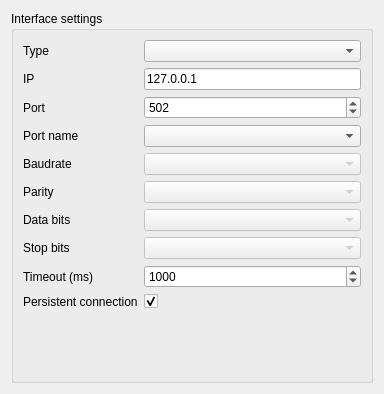
<?xml version="1.0" encoding="UTF-8"?>
<ui version="4.0">
 <class>ConnectionForm</class>
 <widget class="QWidget" name="ConnectionForm">
  <property name="geometry">
   <rect>
    <x>0</x>
    <y>0</y>
    <width>384</width>
    <height>394</height>
   </rect>
  </property>
  <property name="windowTitle">
   <string>Form</string>
  </property>
  <layout class="QVBoxLayout" name="verticalLayout">
   <item>
    <widget class="QGroupBox" name="groupBox">
     <property name="title">
      <string>Interface settings</string>
     </property>
     <layout class="QFormLayout" name="formLayout">
      <item row="0" column="1">
       <widget class="QComboBox" name="comboType"/>
      </item>
      <item row="1" column="0">
       <widget class="QLabel" name="label_5">
        <property name="text">
         <string>IP</string>
        </property>
       </widget>
      </item>
      <item row="1" column="1">
       <widget class="QLineEdit" name="lineIP">
        <property name="enabled">
         <bool>true</bool>
        </property>
        <property name="text">
         <string>127.0.0.1</string>
        </property>
       </widget>
      </item>
      <item row="2" column="0">
       <widget class="QLabel" name="label_6">
        <property name="text">
         <string>Port</string>
        </property>
       </widget>
      </item>
      <item row="2" column="1">
       <widget class="QSpinBox" name="spinPort">
        <property name="enabled">
         <bool>true</bool>
        </property>
        <property name="minimum">
         <number>1</number>
        </property>
        <property name="maximum">
         <number>65535</number>
        </property>
        <property name="value">
         <number>502</number>
        </property>
       </widget>
      </item>
      <item row="3" column="0">
       <widget class="QLabel" name="label_15">
        <property name="enabled">
         <bool>true</bool>
        </property>
        <property name="text">
         <string>Port name</string>
        </property>
       </widget>
      </item>
      <item row="4" column="0">
       <widget class="QLabel" name="label_16">
        <property name="text">
         <string>Baudrate</string>
        </property>
       </widget>
      </item>
      <item row="4" column="1">
       <widget class="QComboBox" name="comboBaud">
        <property name="enabled">
         <bool>false</bool>
        </property>
       </widget>
      </item>
      <item row="5" column="0">
       <widget class="QLabel" name="label_22">
        <property name="text">
         <string>Parity</string>
        </property>
       </widget>
      </item>
      <item row="5" column="1">
       <widget class="QComboBox" name="comboParity">
        <property name="enabled">
         <bool>false</bool>
        </property>
       </widget>
      </item>
      <item row="6" column="0">
       <widget class="QLabel" name="label_23">
        <property name="text">
         <string>Data bits</string>
        </property>
       </widget>
      </item>
      <item row="6" column="1">
       <widget class="QComboBox" name="comboDataBits">
        <property name="enabled">
         <bool>false</bool>
        </property>
       </widget>
      </item>
      <item row="7" column="0">
       <widget class="QLabel" name="label_24">
        <property name="text">
         <string>Stop bits</string>
        </property>
       </widget>
      </item>
      <item row="7" column="1">
       <widget class="QComboBox" name="comboStopBits">
        <property name="enabled">
         <bool>false</bool>
        </property>
       </widget>
      </item>
      <item row="0" column="0">
       <widget class="QLabel" name="label">
        <property name="text">
         <string>Type</string>
        </property>
       </widget>
      </item>
      <item row="3" column="1">
       <widget class="SerialPortCombo" name="comboPortName"/>
      </item>
      <item row="10" column="0">
       <widget class="QLabel" name="label_21">
        <property name="text">
         <string>Persistent connection</string>
        </property>
       </widget>
      </item>
      <item row="9" column="0">
       <widget class="QLabel" name="label_18">
        <property name="text">
         <string>Timeout (ms)</string>
        </property>
       </widget>
      </item>
      <item row="9" column="1">
       <widget class="QSpinBox" name="spinTimeout">
        <property name="enabled">
         <bool>true</bool>
        </property>
        <property name="maximum">
         <number>999999</number>
        </property>
        <property name="value">
         <number>1000</number>
        </property>
       </widget>
      </item>
      <item row="10" column="1">
       <widget class="QCheckBox" name="checkPersistentConn">
        <property name="enabled">
         <bool>true</bool>
        </property>
        <property name="text">
         <string/>
        </property>
        <property name="checked">
         <bool>true</bool>
        </property>
       </widget>
      </item>
     </layout>
    </widget>
   </item>
  </layout>
 </widget>
 <customwidgets>
  <customwidget>
   <class>SerialPortCombo</class>
   <extends>QComboBox</extends>
   <header>customwidgets/serialportcombo.h</header>
  </customwidget>
 </customwidgets>
 <resources/>
 <connections/>
</ui>
